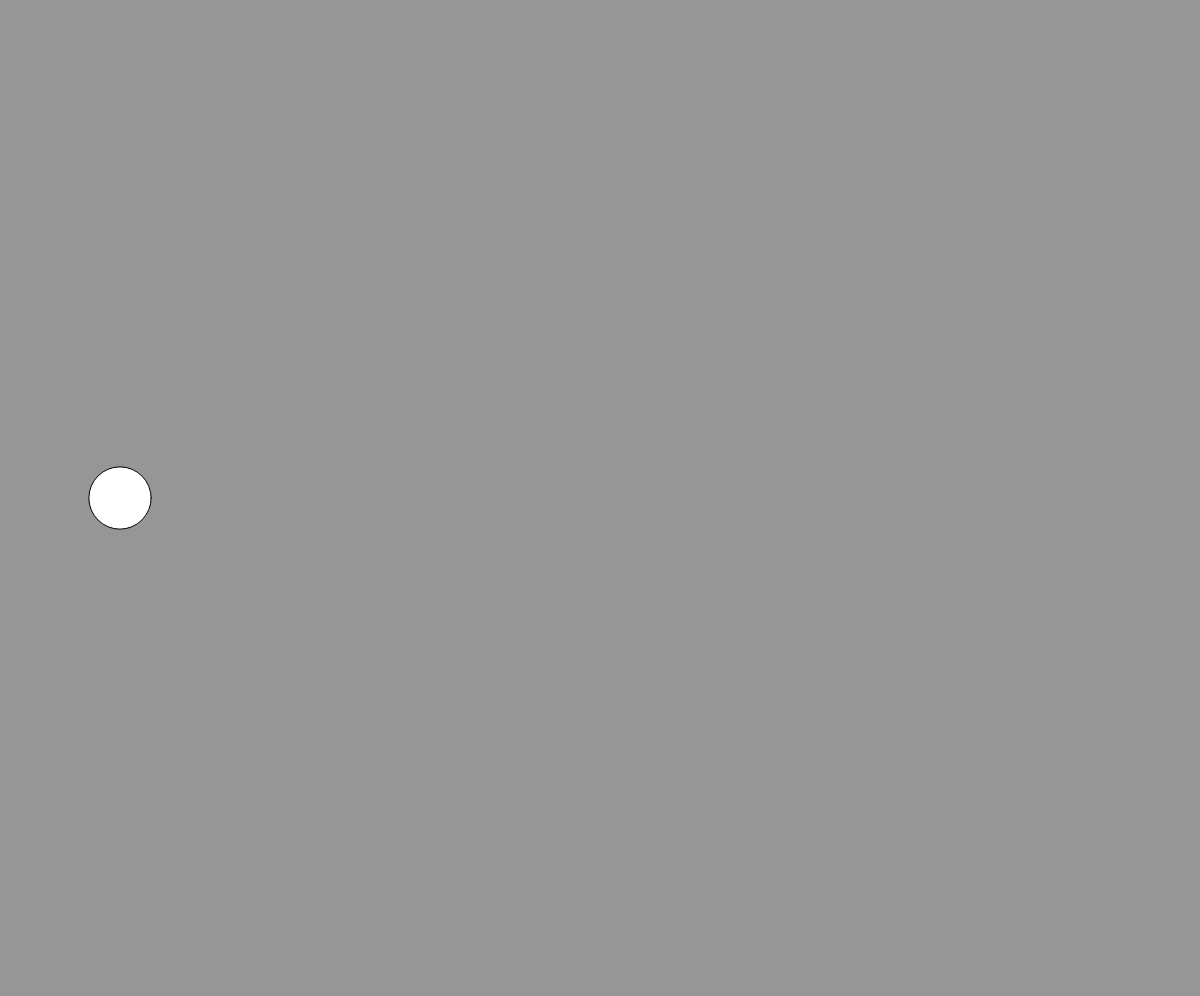
Frame 1 (no input)
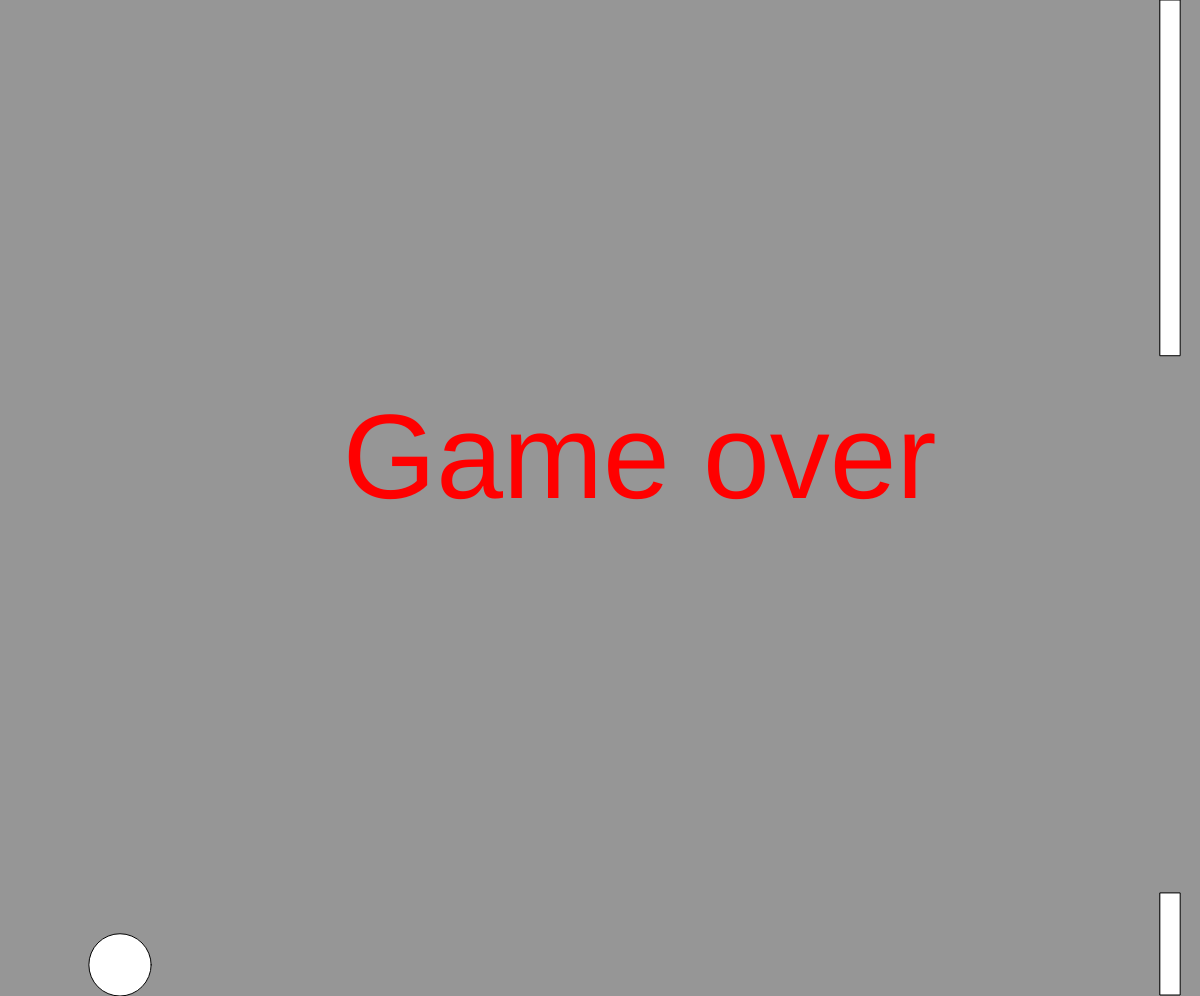
Frame 60 (no input)
Frame 120 (the mouse pressed at the canvas centre since frame 60): identical to frame 60, image omitted

The p5.js sketch that drew these frames (run headless with seeded random() and noise() and a simulated clock; from frame 60 on, the mouse is pressed at the canvas centre):

// p5.js sketch
// ── sketch.js
var w = window.innerWidth
var h = window.innerHeight - 4
var bird
var pipes = []
var i = 0
var pipeInterval = 100
var speed = 1
var over = false

function setup() {
  createCanvas(w, h)
  bird = new Bird(w, h)
}

function draw() {
  background(150)
  pipes.forEach(pipe => pipe.draw())
  bird.draw()
  if (over) {
    fill(255, 0, 0)
    textSize(w / 10)
    text('Game over', w / 3.5, h / 2)
  } else {
    speed += 0.001
    bird.update()
    pipes.forEach(pipe => pipe.update())
    if (i++ % pipeInterval === 0) {
      pipes = pipes.filter(pipe => pipe.isVisible())
      pipes.push(new Pipe(w, h))
    }
    pipes.forEach(pipe => pipe.checkHit(bird))
  }
}

function keyPressed() {
  if (key === ' ') {
    if (over) {
      pipes.length = 0
      speed = 1
      bird.start()
    } else {
      bird.jump()
    }
  }
}

// ── bird.js
function Bird(w, h) {
  this.x = w / 10
  this.y = h / 2
  this.r = Math.min(w / 32, h / 32)
  this.gravity = 4
  this.velocity = 1
  this.draw = function() {
    fill(255)
    ellipse(this.x, this.y, 2 * this.r, 2 * this.r)
  }
  this.update = function() {
    if (this.y < h - this.r) {
      this.y += this.gravity * this.velocity
      this.velocity += 0.1
    }
    if (this.y >= h - this.r) {
      this.y = h - this.r
      over = true
    }
    if (this.y <= this.r) {
      this.y = this.r
      this.velocity = 0.1
    }
  }
  this.jump = function() {
    if (this.y <= h - this.r) {
      this.velocity = -3
    }
  }
  this.start = function() {
    this.y = h / 2
    this.velocity = 1
    over = false
  }
}

// ── pipe.js
function Pipe(width, height) {
  this.top = random(height / 2)
  this.bottom = random(height / 2)
  this.x = width
  this.w = 20
  this.minGap = height / 3
  if (height - this.top - this.bottom < this.minGap) {
    this.top = height - this.bottom - this.minGap
  }
  this.isHittedTop = false
  this.isHittedBottom = false
  this.draw = function() {
    this.isHittedTop ? fill(255, 0, 0) : fill(255)
    rect(this.x, 0, this.w, this.top)
    this.isHittedBottom ? fill(255, 0, 0) : fill(255)
    rect(this.x, height - this.bottom, this.w, this.bottom - 1)
  }
  this.update = function() {
    this.x -= speed
  }
  this.isVisible = function() {
    return this.x > 0
  }
  this.checkHit = function(bird) {
    if (bird.x + bird.r > this.x && bird.x < this.x + this.w) {
      if (bird.y < this.top) {
        this.isHittedTop = true
        over = true
      }
      if (bird.y + bird.r > height - this.bottom) {
        this.isHittedBottom = true
        over = true
      }
    }
  }
}
